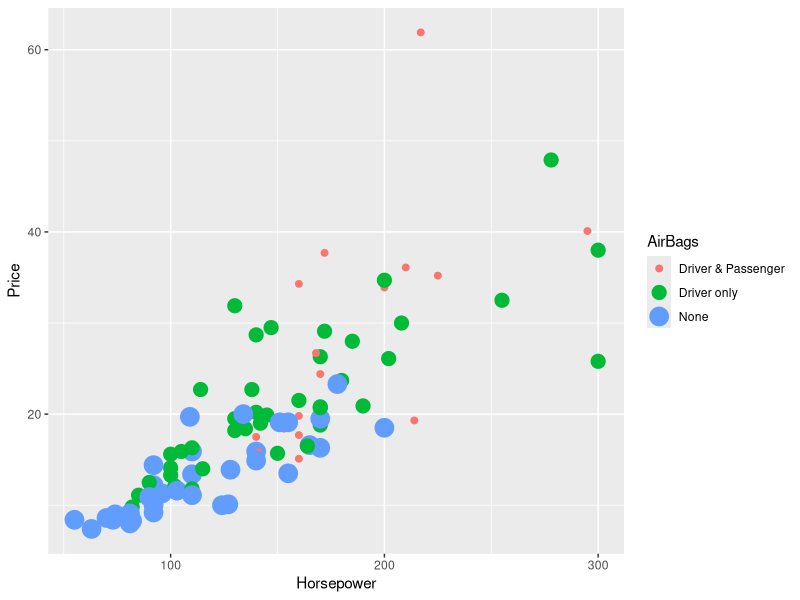
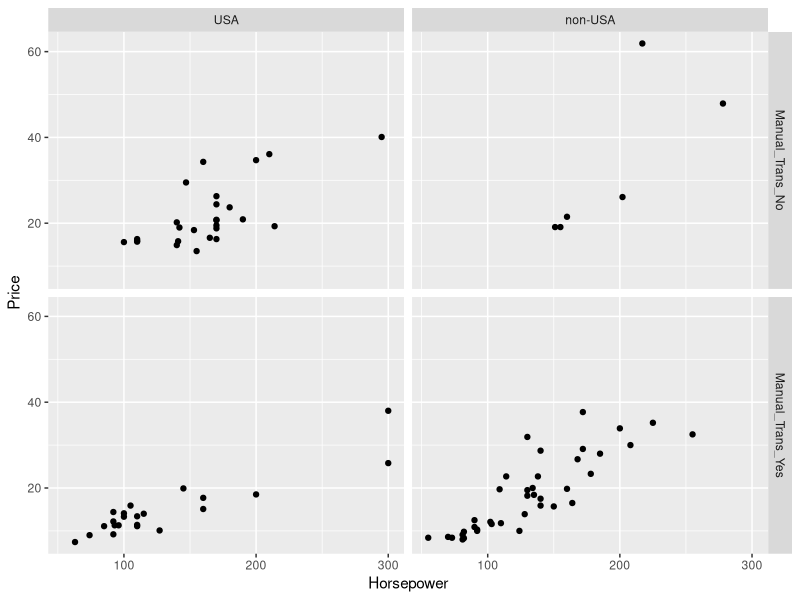
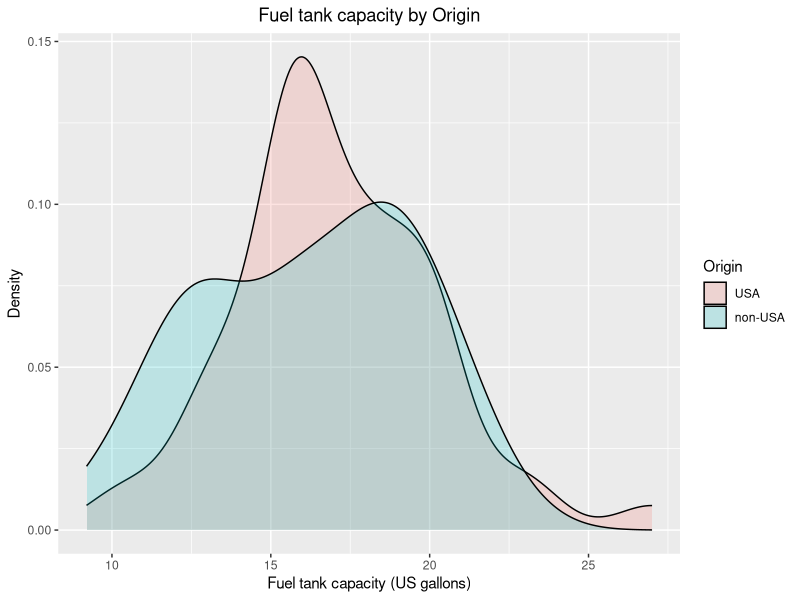
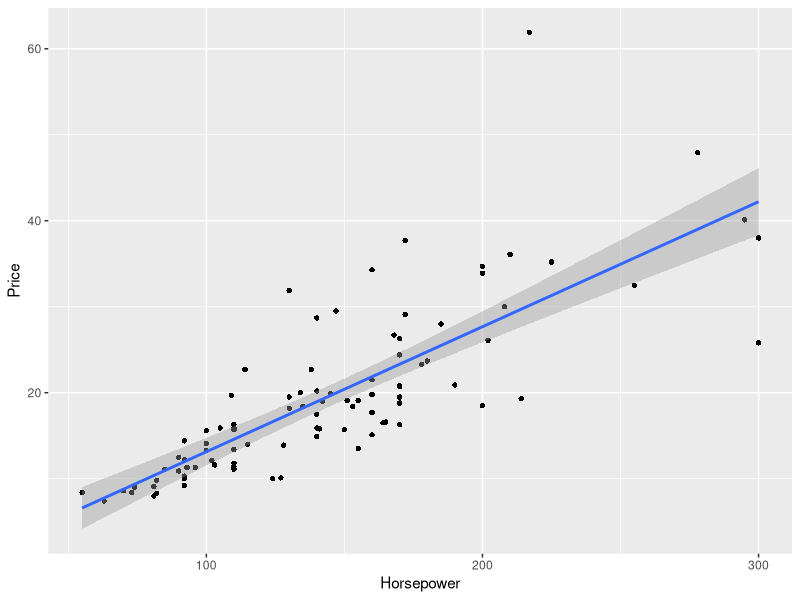
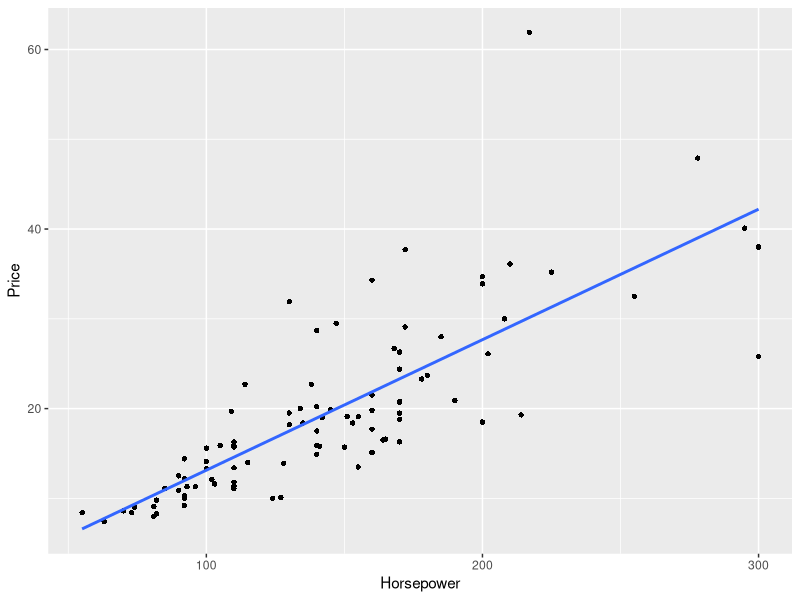
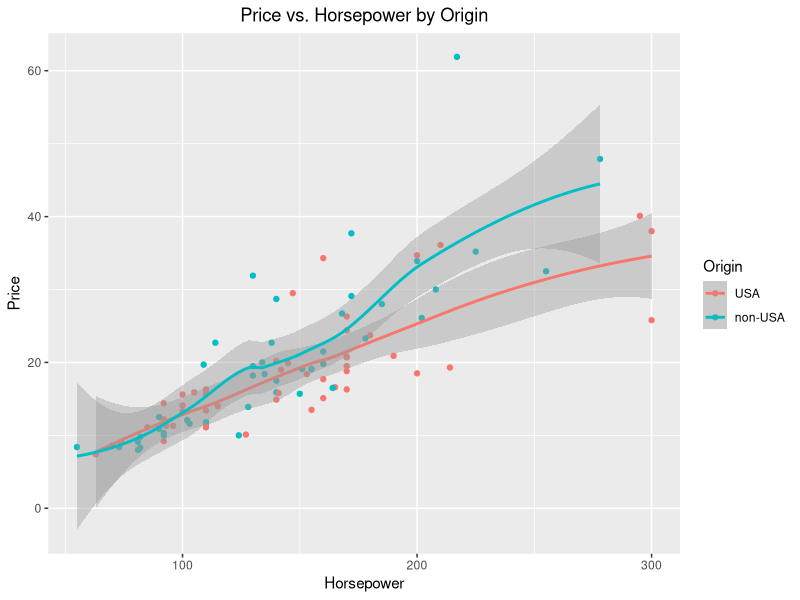
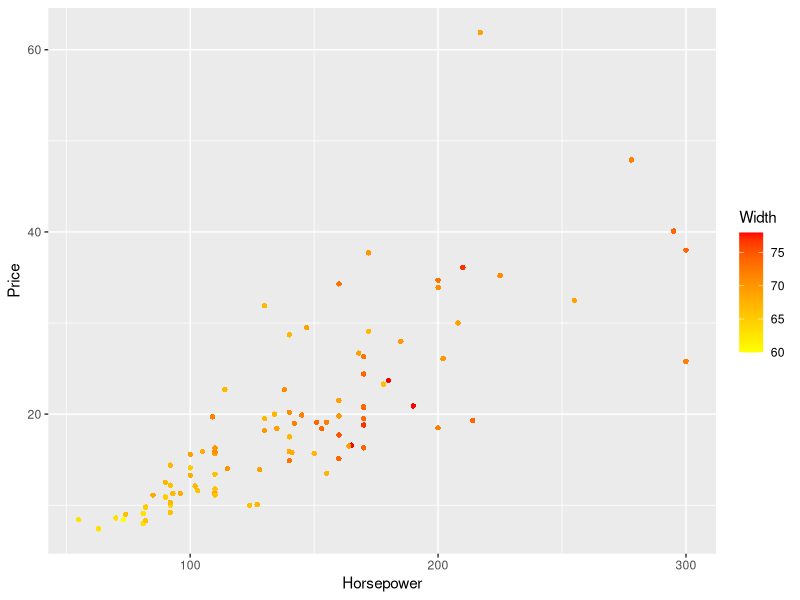
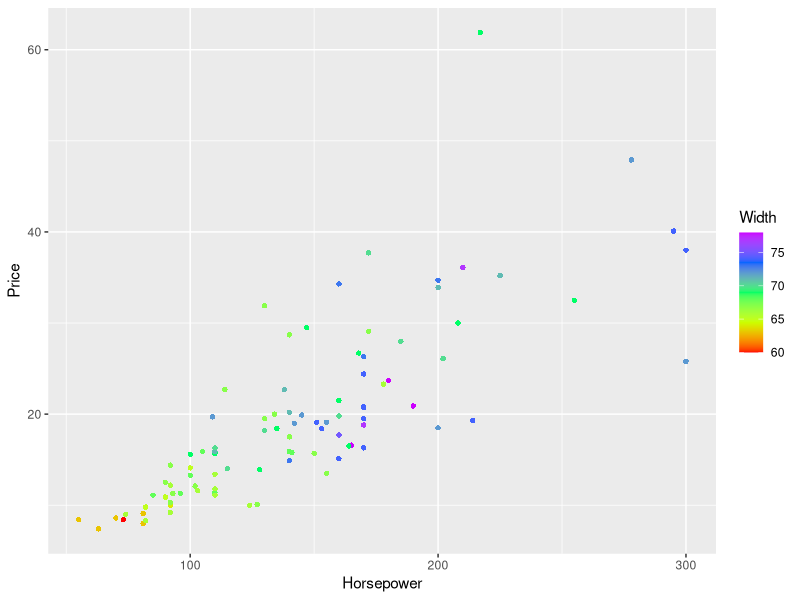

R code for these plots, in order:
## 7.3. ggplot2 패키지를 이용한 그림 그리기

library(MASS)


## 7.3.1. Subgroup이 존재하는 경우의 산점도
library(ggplot2)

qplot(Horsepower, Price, data=Cars93, colour=AirBags, size=AirBags)


## 7.3.2. facet을 이용한 영역분할 산점도
Cars93$manual <- with(Cars93, ifelse(Man.trans.avail=='No', 'Manual_Trans_No', 'Manual_Trans_Yes'))
with(Cars93, qplot(Horsepower, Price, data=Cars93, facets=manual~Origin))


## 7.3.3. qplot을 이용한 확률밀도함수 그림
qplot(Fuel.tank.capacity, data=Cars93, geom="density", fill=Origin, alpha=I(.2), main="Fuel tank capacity by Origin",
      xlab="Fuel tank capacity (US gallons)", ylab="Density") + theme(plot.title=element_text(hjust=0.5))


## 7.3.4. 회귀선 추가 산점도 (1)
ggplot(Cars93, aes(x=Horsepower, y=Price)) + geom_point(shape=16) + geom_smooth(method=lm)


## 7.3.5. 회귀선 추가 산점도 (2)
ggplot(Cars93, aes(x=Horsepower, y=Price)) + geom_point(shape=16) + geom_smooth(method=lm, se=FALSE)


## 7.3.6. Smoothing Line 산점도
qplot(Horsepower, Price, data=Cars93, geom=c("point", "smooth"), color=Origin, main="Price vs. Horsepower by Origin",
      xlab="Horsepower", ylab="Price") + theme(plot.title=element_text(hjust=0.5))


## 7.3.7. 연속형 변수가 추가된 산점도 (1)
ggplot(Cars93, aes(x=Horsepower, y=Price, color=Width)) + geom_point(shape=16) +
scale_color_gradient(low="yellow", high="red")


## 7.3.8. 연속형 변수가 추가된 산점도 (2)
ggplot(Cars93, aes(x=Horsepower, y=Price, color=Width)) + geom_point(shape=16) +
scale_color_gradientn(colours=rainbow(5))


## 7.3.9. 명목형 변수가 추가되는 경우의 산점도 (1)
library(RColorBrewer)

ggplot(Cars93, aes(x=Horsepower, y=Price, shape=AirBags, color=AirBags)) + geom_point(size=3) +
scale_shape_manual(values=c(16, 17, 18)) + scale_color_brewer(palette="Dark2")


## 7.3.10. 명목형 변수가 추가되는 경우의 산점도 (2)
ggplot(Cars93, aes(x=Horsepower, y=Price, shape=AirBags, color=AirBags)) + geom_point(size=3) +
scale_shape_manual(values=c(16, 17, 18)) + scale_color_brewer(palette="Dark2") +
geom_smooth(method=lm, se=FALSE)


## 7.3.11. 명목형 변수가 추가되는 경우의 산점도 (3)
ggplot(Cars93, aes(x=Horsepower, y=Price, shape=AirBags, color=AirBags)) + geom_point(size=3) +
scale_shape_manual(values=c(16, 17, 18)) + scale_color_brewer(palette="Dark2") +
geom_smooth(method=lm, se=FALSE, fullrange=TRUE)